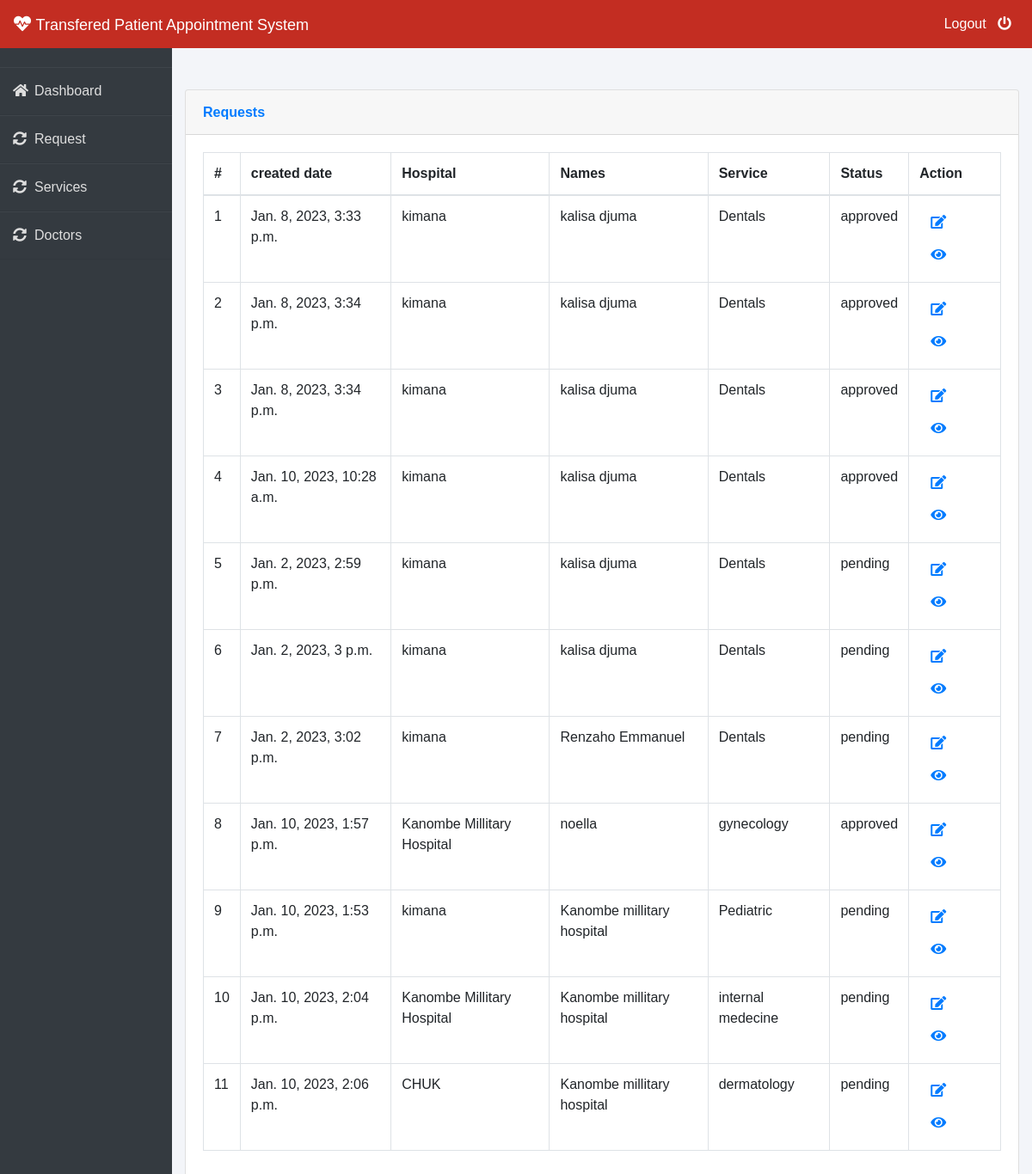
Screenshot of /requests/ (signed in) with the database file from the repository.
### account/models.py (models this page shows)
class RequestAppointment(models.Model):
    STATUS = (("approved", "Approved"), ("pending", "Pending"),("canceled", "Canceled"), ("rejected", "Rejected"))
    patient=models.ForeignKey(Patient,on_delete=models.CASCADE)
    service=models.ForeignKey(Service,on_delete=models.CASCADE)
    transfer=models.ImageField(default="avatar.jpg")
    status = models.CharField(max_length=123, choices=STATUS, default="pending")
    created_date=models.DateTimeField(auto_now=True)
    def __str__(self):
        return self.patient.names

class Service(models.Model):
    name=models.CharField(max_length=255)
    hospital=models.ForeignKey(Hospital,on_delete=models.CASCADE)
    created_date=models.DateTimeField(auto_now=True)
    def __str__(self):
        return self.name

class Hospital(models.Model):
      name=models.CharField(max_length=200)
      address=models.CharField(max_length=200)
      user=models.ForeignKey(User,on_delete=models.CASCADE)
      created_date=models.DateTimeField(auto_now=True)
      class Meta:
        ordering=['-created_date']
      def __str__(self):
            return self.name

class Patient(models.Model):
    names=models.CharField(max_length=255)
    address=models.CharField(max_length=255)
    user=models.ForeignKey(User,on_delete=models.CASCADE)
    created_date=models.DateTimeField(auto_now=True)
    def __str__(self):
        return self.names

### account/views.py (the view)
# urls.py: path('requests/',views.requests,name='requests'),
def requests(request):
      appointments= RequestAppointment.objects.all()
      hospital= Hospital.objects.all()
      print(appointments)
      return render(request,'site/dashboard/requests.html',{"appointments":appointments,"hospital":hospital})

### templates/site/dashboard/requests.html (shortened to what this page needs)
    {% extends './master.html' %}
    {% block content %}
    <br><br>
       <div class="container-fluid">
    <div class="card shadow mb-4">
      <div class="card-header py-3">
        <h6 class="m-0 font-weight-bold text-primary">Requests</h6>
      </div>
      <div class="card-body">
        <div class="table-responsive">
          <table class="table table-bordered" id="dataTable" width="100%" cellspacing="0">
            <thead>
              <tr>
                <th>#</th>
                <th>created date</th>
                <th>Hospital</th>
                <th>Names</th>
                <th>Service</th>
                <th>Status</th>
                <th>Action</th>
              </tr>
            </thead>
            <tbody>
              {% if user.groups.first.name == 'patient' %}
              {% with value=0 %}
        {% for data in appointments %}
               {% if data.patient.user.id == user.id %}
              <tr>
                <td>{{forloop.counter}}</td>
                <td>{{data.created_date}}</td>
                <td>{{data.service.hospital}}</td>
                <td>{{data.patient}}</td>
                <td>{{data.service}}</td>
                <td>{{data.status}}</td>
                <td>
                {% comment %} <a class="btn btn-datatable btn-default" href="#" data-toggle="modal" data-target="#addEmployee" title="Update Employee"><i class="fas fa-edit"></i></a> {% endcomment %}
                <a class="btn btn-datatable" title="Delete Employee" disabled onclick="if (confirm('Do yo want to delete from your employees? Press Ok to continue.')) {window.location='deleteEmployee.jsp?id=<%=rs.getString(1)%>'}"><i class="fas fa-trash"></i></a>
               </td>
              </tr>
              {% endif %}
              {% endfor%}
              {% endwith %}
              {%   else  %}
              {% with value=0 %}
              {% for data in appointments %}
                    <tr>
                      <td>{{forloop.counter}}</td>
                      <td>{{data.created_date}}</td>
                      <td>{{data.service.hospital}}</td>
                                 <td>{{data.patient}}</td>
                      <td>{{data.service}}</td>
                      <td>{{data.status}}</td>
                      <td>
                        {% if user.groups.first.name == "hospital" %}
                          <a class="btn btn-datatable btn-default" href="#" data-toggle="modal" data-target="#approve" title="Update Employee" onclick="getSingleRequest({{data.id}})"><i class="fas fa-edit"></i></a>
                          <a class="btn btn-datatable btn-default" href="#" data-toggle="modal" data-target="#viewTransfer" title="" onclick="getRequest({{data.id}})"><i class="fas fa-eye"></i></a>
                          {%else%}
                      <a class="btn btn-datatable" title="Delete Employee" disabled onclick="if (confirm('Do yo want to delete <%=rs.getString(3) %> <%=rs.getString(4) %> from your employees? Press Ok to continue.')) {window.location='deleteEmployee.jsp?id=<%=rs.getString(1)%>'}"><i class="fas fa-trash"></i></a>
                      {%endif%}
                     </td>
                    </tr>
                    {% endfor%}
                    {% endwith %}
              {% endif %}
            </tbody>
          </table>
        </div>
      </div>
    </div>
  </div>
{% endblock content %}

### templates/site/dashboard/master.html (style rules this page uses)
* { margin: 0; padding: 0; box-sizing: border-box; list-style: none; text-decoration: none; font-family: 'Josefin Sans', sans-serif; }
body { background-color: #f3f5f9; }

### rows the page displays
RequestAppointment: created_date "Jan. 8, 2023, 3:33 p.m.", service.hospital "kimana", patient "kalisa djuma", service "Dentals", status "approved"
RequestAppointment: created_date "Jan. 8, 2023, 3:34 p.m.", service.hospital "kimana", patient "kalisa djuma", service "Dentals", status "approved"
RequestAppointment: created_date "Jan. 8, 2023, 3:34 p.m.", service.hospital "kimana", patient "kalisa djuma", service "Dentals", status "approved"
RequestAppointment: created_date "Jan. 10, 2023, 10:28 a.m.", service.hospital "kimana", patient "kalisa djuma", service "Dentals", status "approved"
RequestAppointment: created_date "Jan. 2, 2023, 2:59 p.m.", service.hospital "kimana", patient "kalisa djuma", service "Dentals", status "pending"
RequestAppointment: created_date "Jan. 2, 2023, 3 p.m.", service.hospital "kimana", patient "kalisa djuma", service "Dentals", status "pending"
RequestAppointment: created_date "Jan. 2, 2023, 3:02 p.m.", service.hospital "kimana", patient "Renzaho Emmanuel", service "Dentals", status "pending"
RequestAppointment: created_date "Jan. 10, 2023, 1:57 p.m.", service.hospital "Kanombe Millitary Hospital", patient "noella", service "gynecology", status "approved"
RequestAppointment: created_date "Jan. 10, 2023, 1:53 p.m.", service.hospital "kimana", patient "Kanombe millitary hospital", service "Pediatric", status "pending"
RequestAppointment: created_date "Jan. 10, 2023, 2:04 p.m.", service.hospital "Kanombe Millitary Hospital", patient "Kanombe millitary hospital", service "internal medecine", status "pending"
RequestAppointment: created_date "Jan. 10, 2023, 2:06 p.m.", service.hospital "CHUK", patient "Kanombe millitary hospital", service "dermatology", status "pending"
